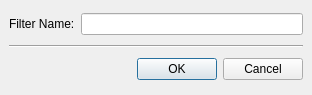
<ui version="4.0" >
 <class>FilterNameDialogClass</class>
 <widget class="QDialog" name="FilterNameDialogClass" >
  <property name="geometry" >
   <rect>
    <x>0</x>
    <y>0</y>
    <width>312</width>
    <height>95</height>
   </rect>
  </property>
  <property name="windowTitle" >
   <string>FilterNameDialog</string>
  </property>
  <layout class="QGridLayout" >
   <property name="margin" >
    <number>9</number>
   </property>
   <property name="spacing" >
    <number>6</number>
   </property>
   <item row="0" column="0" >
    <widget class="QLabel" name="label" >
     <property name="text" >
      <string>Filter Name:</string>
     </property>
    </widget>
   </item>
   <item row="0" column="1" colspan="2" >
    <widget class="QLineEdit" name="lineEdit" />
   </item>
   <item row="1" column="0" colspan="3" >
    <widget class="Line" name="line" >
     <property name="orientation" >
      <enum>Qt::Horizontal</enum>
     </property>
    </widget>
   </item>
   <item row="2" column="0" colspan="2" >
    <spacer>
     <property name="orientation" >
      <enum>Qt::Horizontal</enum>
     </property>
     <property name="sizeHint" >
      <size>
       <width>40</width>
       <height>20</height>
      </size>
     </property>
    </spacer>
   </item>
   <item row="2" column="2" >
    <widget class="QDialogButtonBox" name="buttonBox" >
     <property name="orientation" >
      <enum>Qt::Horizontal</enum>
     </property>
     <property name="standardButtons" >
      <set>QDialogButtonBox::Cancel|QDialogButtonBox::NoButton|QDialogButtonBox::Ok</set>
     </property>
    </widget>
   </item>
  </layout>
 </widget>
 <layoutdefault spacing="6" margin="11" />
 <resources/>
 <connections/>
</ui>
